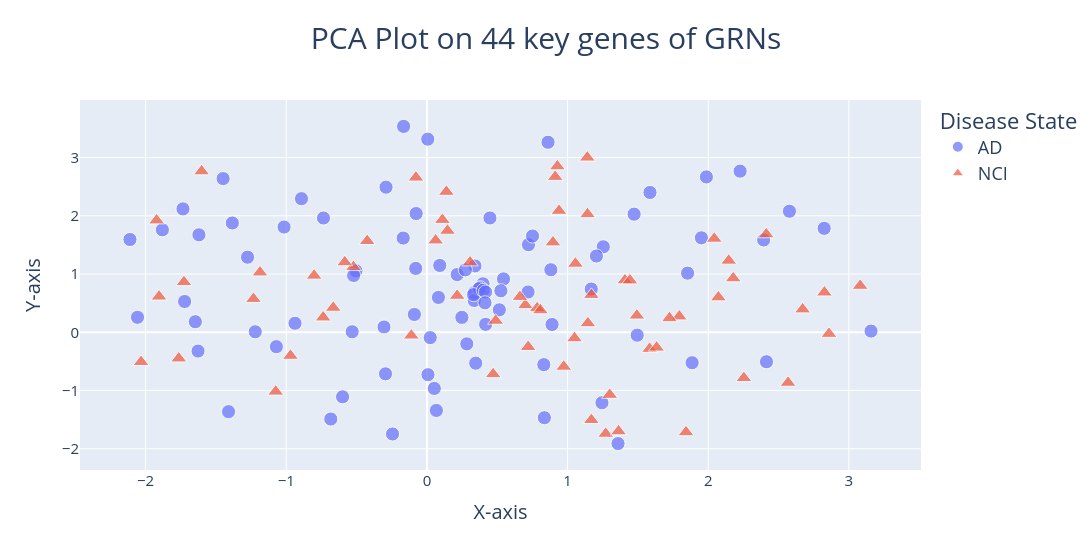

Notebook source saved alongside this figure:
### Code cell
from sklearn.manifold import TSNE
from tqdm import tqdm
import pandas as pd
import random
from sklearn.decomposition import PCA
from sklearn.model_selection import train_test_split
from sklearn.linear_model import LogisticRegression
from sklearn.metrics import accuracy_score, classification_report, confusion_matrix
from sklearn.preprocessing import StandardScaler
import plotly.express as px
from sklearn.neighbors import KNeighborsClassifier
Y = outlier_corrected_combined.loc[:,'Label']
#Y = Y.replace({'NCI':1,'AD':0})
for i in tqdm(range(15999,16000,1)):
    #important_genes = list(df.iloc[0:i,].Genes)
    X_ = outlier_corrected_combined.drop(columns = ['Label'])
    
    scaler = StandardScaler()
    pca = PCA(n_components=2)
    tsne = TSNE(n_components=2, random_state = 43)
    
    X_scaled = scaler.fit_transform(X_)
    
    X_low_d = pca.fit_transform(X_scaled)
    X_low_d  = tsne.fit_transform(X_scaled)

    
    print(X_low_d.shape)
    print(X_.shape)
    df = pd.DataFrame({'X': X_low_d[:, 0], 'Y': X_low_d[:, 1], 'Label': Y})
    df['point_size'] = 5
    #plt.scatter(X_tsne[:,0], X_tsne[:,1], c= Y, cmap = 'viridis')
    
    fig = px.scatter(df_pca, x='X', y='Y', color='Label', title='PCA Plot on 44 key genes of GRNs ',size ='point_size',size_max=10,
                 labels={'X': 'X-axis', 'Y': 'Y-axis', 'Label': 'Disease State'},
                 template='plotly', symbol='Label', symbol_sequence=['circle', 'triangle-up'])


    fig.update_layout(
    
        title_x=0.5,  # Set the x-position of the title to center
        title_y=0.95  # Set the y-position of the title to center
    )
    fig.update_layout(legend=dict(font=dict(size=18)), yaxis = dict(tickfont = dict(size=15)), xaxis = dict(tickfont = dict(size=15)))
    fig.update_layout(xaxis=dict(title=(dict(font=dict(size=20)))),yaxis=dict(title=(dict(font=dict(size=20)))))
    fig.update_layout(width = 1100, height = 550)
# Convert Plotly figure to Matplotlib figure
    fig.update_layout(title=(dict(font=dict(size=30))))
    fig.show()
    fig.write_html("plotly_figure_key_genes.html")

   # plt.title(str(accuracy) + '_'+str(recall_score(y,y_pred, pos_label = 0))+ '_'+ str(recall_score(y,y_pred, pos_label = 1)))
    plt.show()

### Figure 1 — Plotly figure (JSON) as saved in the notebook; plotly's stock layout.template omitted (floating-point values rounded to 4 significant figures)
{"data": [{"hovertemplate": "Disease State=AD<br>X-axis=%{x}<br>Y-axis=%{y}<br>point_size=%{marker.size}<extra></extra>", "legendgroup": "AD", "marker": {"color": "#636efa", "size": [5, 5, 5, 5, 5, 5, 5, 5, 5, 5, 5, 5, 5, 5, 5, 5, 5, 5, 5, 5, 5, 5, 5, 5, 5, 5, 5, 5, 5, 5, 5, 5, 5, 5, 5, 5, 5, 5, 5, 5, 5, 5, 5, 5, 5, 5, 5, 5, 5, 5, 5, 5, 5, 5, 5, 5, 5, 5, 5, 5, 5, 5, 5, 5, 5, 5, 5, 5, 5, 5, 5, 5, 5, 5, 5, 5, 5, 5, 5, 5, 5, 5, 5, 5, 5], "sizemode": "area", "sizeref": 0.05, "symbol": "circle"}, "mode": "markers", "name": "AD", "orientation": "v", "showlegend": true, "type": "scatter", "x": [2.577, 0.8812, -0.7353, 2.394, 0.3388, 0.02375, -0.5312, 0.8351, -0.2907, -1.384, 0.3987, -0.5046, -1.449, 0.7219, 0.3469, 0.06726, 0.3799, -0.8917, 2.824, 2.226, 0.3416, 0.8309, 0.3368, 0.8896, -1.22, 0.3697, 0.5149, 1.359, 1.853, -0.521, 0.007629, 0.2835, 0.3315, 1.473, 1.885, -1.41, -1.016, 0.7507, 0.5447, 0.005853, 1.254, 0.0912, -1.275, 0.2152, 0.2733, -1.621, -0.08904, -2.111, -0.1685, -0.305, 1.168, 0.05261, 0.526, 3.157, -0.07627, -0.07973, 2.414, -0.6834, -0.2945, 0.4006, -1.722, 0.08203, -1.07, 1.987, 1.495, 0.4175, 0.719, -0.2445, 1.951, -1.881, -2.058, 0.2485, -1.646, -1.734, 1.586, 1.244, 0.4165, -0.1657, 1.205, 0.8611, -1.627, 0.4128, -0.5996, 0.448, -0.9377], "xaxis": "x", "y": [2.078, 1.074, 1.962, 1.585, 0.6847, -0.09242, 0.008552, -1.468, 2.492, 1.877, 0.8325, 1.055, 2.639, 1.505, -0.531, -1.343, 0.7647, 2.294, 1.784, 2.767, 1.139, -0.5562, 0.5466, 0.1335, 0.008119, 0.7474, 0.3852, -1.912, 1.015, 0.975, -0.729, -0.1994, 0.6457, 2.028, -0.5232, -1.364, 1.807, 1.653, 0.9163, 3.316, 1.468, 1.147, 1.289, 0.9904, 1.071, 1.674, 0.3057, 1.593, 1.617, 0.09032, 0.7416, -0.9647, 0.7123, 0.01962, 2.039, 1.096, -0.5063, -1.491, -0.7142, 0.7201, 0.5283, 0.5981, -0.2476, 2.668, -0.05005, 0.1359, 0.6918, -1.747, 1.622, 1.76, 0.2564, 0.2554, 0.1809, 2.119, 2.401, -1.21, 0.6907, 3.535, 1.309, 3.263, -0.3231, 0.5056, -1.108, 1.963, 0.1542], "yaxis": "y"}, {"hovertemplate": "Disease State=NCI<br>X-axis=%{x}<br>Y-axis=%{y}<br>point_size=%{marker.size}<extra></extra>", "legendgroup": "NCI", "marker": {"color": "#EF553B", "size": [5, 5, 5, 5, 5, 5, 5, 5, 5, 5, 5, 5, 5, 5, 5, 5, 5, 5, 5, 5, 5, 5, 5, 5, 5, 5, 5, 5, 5, 5, 5, 5, 5, 5, 5, 5, 5, 5, 5, 5, 5, 5, 5, 5, 5, 5, 5, 5, 5, 5, 5, 5, 5, 5, 5, 5, 5, 5, 5, 5, 5, 5, 5, 5, 5], "sizemode": "area", "sizeref": 0.05, "symbol": "triangle-up"}, "mode": "markers", "name": "NCI", "orientation": "v", "showlegend": true, "type": "scatter", "x": [1.794, -0.5224, -1.602, -1.727, 1.493, 1.271, -1.764, 0.7, 0.1464, 1.049, 1.362, 0.1101, 1.725, 1.144, 0.471, 0.912, -2.032, 1.169, 0.6613, 1.3, 1.408, 0.06206, 1.142, 2.178, 2.671, 0.9273, -0.666, 1.443, 0.1384, 2.826, 1.842, 2.253, 0.3069, -0.9699, 1.169, 0.896, 0.7198, -1.233, 3.08, -1.904, -0.07794, -0.7377, 2.858, 2.146, 1.056, 0.7841, -0.802, -0.4245, -0.1107, 2.043, -0.5841, 0.9728, -1.922, 1.583, 2.567, 2.412, 0.215, 0.4891, 2.072, -1.075, -1.187, 0.807, 0.939, 1.14, 1.633], "xaxis": "x", "y": [0.2728, 1.12, 2.764, 0.8618, 0.287, -1.743, -0.4492, 0.4656, 1.743, -0.1018, -1.702, 1.93, 0.2423, 0.1553, -0.7193, 2.669, -0.5097, -1.506, 0.6077, -1.074, 0.8928, 1.578, 2.028, 0.9276, 0.3937, 2.85, 0.4216, 0.891, 2.412, 0.6837, -1.717, -0.7853, 1.201, -0.4038, 0.642, 1.544, -0.2522, 0.5727, 0.7985, 0.6138, 2.657, 0.2548, -0.02669, 1.23, 1.178, 0.4142, 0.9725, 1.568, -0.05566, 1.607, 1.203, -0.5913, 1.922, -0.2843, -0.8669, 1.683, 0.6269, 0.1981, 0.5999, -1.019, 1.027, 0.3779, 2.087, 3.001, -0.2629], "yaxis": "y"}], "layout": {"height": 550, "legend": {"font": {"size": 18}, "itemsizing": "constant", "title": {"text": "Disease State"}, "tracegroupgap": 0}, "title": {"font": {"size": 30}, "text": "PCA Plot on 44 key genes of GRNs ", "x": 0.5, "y": 0.95}, "width": 1100, "xaxis": {"anchor": "y", "autorange": true, "domain": [0, 1], "range": [-2.467, 3.513], "tickfont": {"size": 15}, "title": {"font": {"size": 20}, "text": "X-axis"}, "type": "linear"}, "yaxis": {"anchor": "x", "autorange": true, "domain": [0, 1], "range": [-2.366, 3.989], "tickfont": {"size": 15}, "title": {"font": {"size": 20}, "text": "Y-axis"}, "type": "linear"}}}
